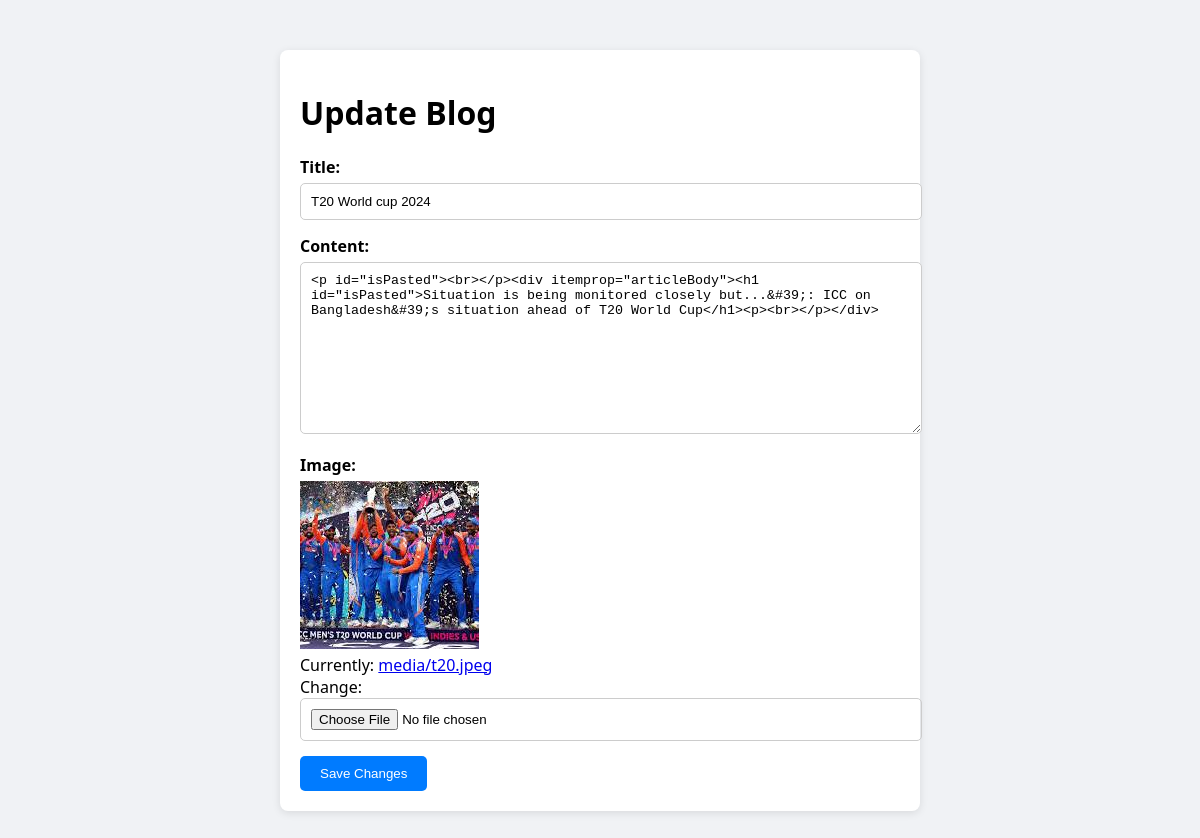
/edit/1/ (signed in), run on the app's committed database.
### blogging/models.py (models this page shows, shortened)
class Blog(models.Model):
    author = models.ForeignKey(CustomUser,on_delete=models.CASCADE,related_name='blogs')
    title = models.CharField(max_length=100)
    content = FroalaField()
    image = models.ImageField(upload_to='media')
    created_at = models.DateTimeField(auto_now_add=True)
    updated_to = models.DateTimeField(auto_now=True)

### blogging/views.py (the view)
# urls.py: path('edit/<int:id>/',edit_blog,name='edit_blog'),
@login_required
def edit_blog(request, id):
    blog = get_object_or_404(Blog, id=id, author=request.user)
    if request.method == "POST":
        form = BlogEditForm(request.POST, request.FILES, instance=blog)
        if form.is_valid():
            form.save()
            return redirect("profile_view")
    else:
        form = BlogEditForm(instance=blog)
    return render(request, "blogging/edit.html", {"form": form, "blog": blog})

### blogging/form.py
class BlogEditForm(forms.ModelForm):
    class Meta:
        model = Blog
        fields = ['title', 'content', 'image']

### blogging/templates/blogging/edit.html (shortened to what this page needs)
{% load static %}
<!DOCTYPE html>
<html lang="en">
<head>
</head>
<body>
    <div class="container">
        <h1>Update Blog</h1>
        <form method="post" enctype="multipart/form-data">
            <div class="form-group">
                <label for="id_title">Title:</label>
                {{ form.title }}
            </div>
            <div class="form-group">
                <label for="id_content">Content:</label>
                {{ form.content }}
            </div>
            <div class="form-group">
                <label for="id_image">Image:</label>
                {% if blog.image %}
                    <img src="/media/{{ blog.image }}" alt="{{ blog.title }}" style="max-width: 100%; height: auto;">
                {% endif %}<br>
                {{ form.image }}
            </div>
            <button type="submit" class="btn">Save Changes</button>
        </form>
    </div>
</body>
</html>

### blogging/templates/blogging/edit.html (style rules this page uses)
body { font-family: 'Segoe UI', Tahoma, Geneva, Verdana, sans-serif; background-color: #f0f2f5; margin: 0; padding: 0; }
.container { max-width: 600px; margin: 50px auto; padding: 20px; background: #fff; border-radius: 8px; box-shadow: 0 2px 8px rgba(0, 0, 0, 0.1); }
.form-group { margin-bottom: 15px; }
.form-group label { display: block; margin-bottom: 5px; font-weight: bold; }
.form-group input, .form-group textarea { width: 100%; padding: 10px; border: 1px solid #ccc; border-radius: 5px; }
.form-group textarea { resize: vertical; }
.btn { padding: 10px 20px; background-color: #007bff; color: white; border: none; border-radius: 5px; text-decoration: none; display: inline-block; cursor: pointer; }

### data on the page
Blog: title "T20 World cup 2024", content "<p id=\"isPasted\"><br></p><div itemprop=\"articleBody\"><h1 id=\"isPasted\">Situation is being monitored closely but...&#39;: ICC on Bangladesh&#39;s situation ahead of T20 World Cup</h1><p><br></p></div>", image (picture)
